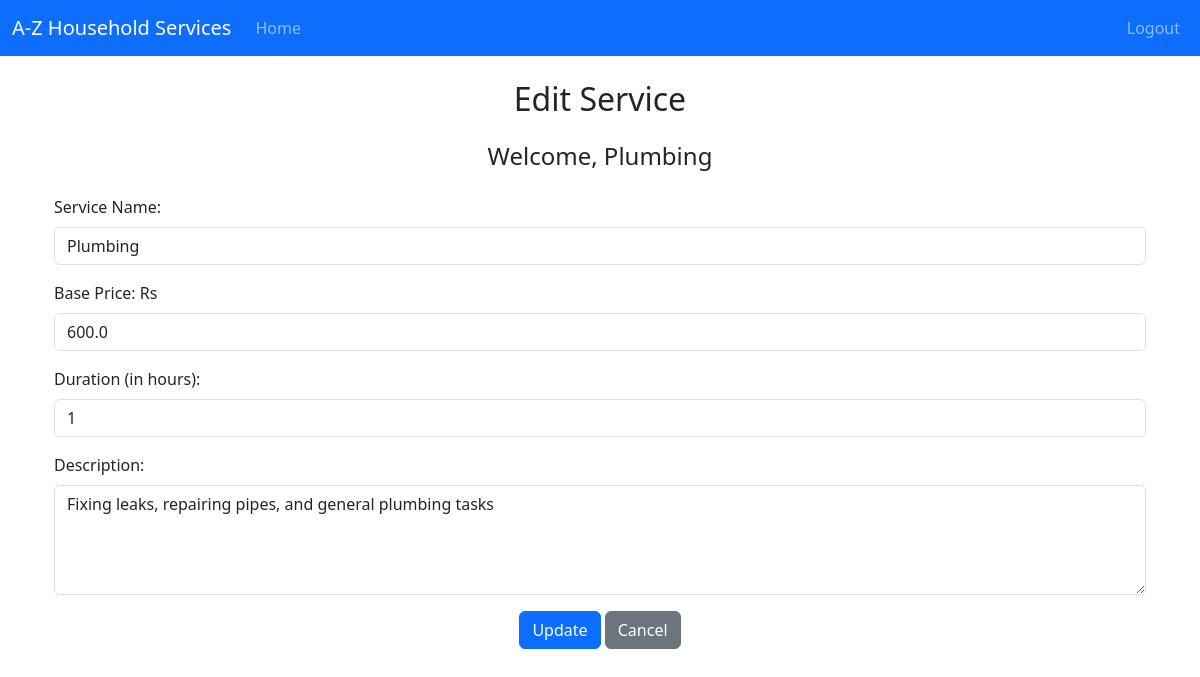
/admin/edit_service/Plumbing/1, run on an earlier commit of the app's database.
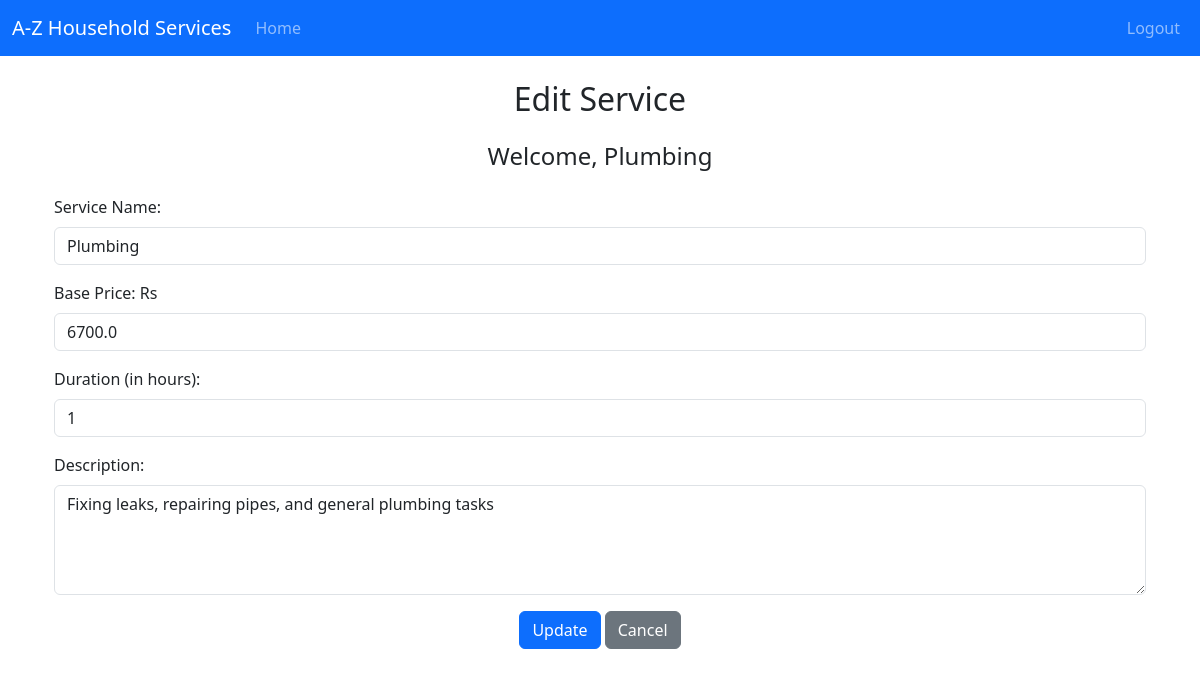
And on a later commit of the database.
### backend/models.py (models this page shows)
class Service(db.Model):
    __tablename__ = 'service'
    id = db.Column(db.Integer, primary_key=True)
    name = db.Column(db.String(100), nullable=False)
    price = db.Column(db.Float, nullable=False)
    duration = db.Column(db.Integer, nullable=False)  # in minutes
    description = db.Column(db.Text, nullable=False)
    service_requests = db.relationship('ServiceRequest', cascade="all,delete", backref='service', lazy='dynamic')

### backend/controllers.py (the view, shortened to what this page needs)
@app.route('/admin/edit_service/<name>/<service_id>', methods=["GET", "POST"])
def edit_service(name,service_id):    #   example of query parameters: adminstrator/1
    service = Service.query.get(service_id)
    if not service:  # Handle invalid service ID
        return "Service not found", 404
    return render_template("admin_edit_service.html", service=service, name=name)

### templates/admin_edit_service.html (shortened to what this page needs)
{% extends "base_dashboard.html" %}
{% block dashboard_content %}
<div class="container mt-4">
    <h2 class="text-center mb-4">Edit Service</h2>
    <h4 class="text-center mb-4">Welcome, {{ name }}</h4>
    <form action="{{ url_for('edit_service', name=name, service_id=service.id) }}" method="POST">
        <div class="mb-3">
            <label for="service_name" class="form-label">Service Name:</label>
            <input type="text" class="form-control" id="service_name" name="service_name" value="{{ service.name }}" required>
        </div>
        <div class="mb-3">
            <label for="base_price" class="form-label">Base Price: Rs </label>
            <input type="number" class="form-control" id="base_price" name="base_price" value="{{ service.price }}" required>
        </div>
        <div class="mb-3">
            <label for="duration" class="form-label">Duration (in hours):</label>
            <input type="text" class="form-control" id="duration" name="duration" value="{{ service.duration }}" required>
        </div>
        <div class="mb-3">
            <label for="description" class="form-label">Description:</label>
            <textarea class="form-control" id="description" name="description" rows="4" required>{{ service.description }}</textarea>
        </div>
        <div class="text-center">
            <button type="submit" class="btn btn-primary">Update</button>
            <a href="{{ url_for('admin_dashboard', name=name) }}" class="btn btn-secondary">Cancel</a>
        </div>
    </form>
</div>
{% endblock %}

What changed in the data, as far as the page shows it:
changed Service "Plumbing": base_price "600.0" → "6700.0"
